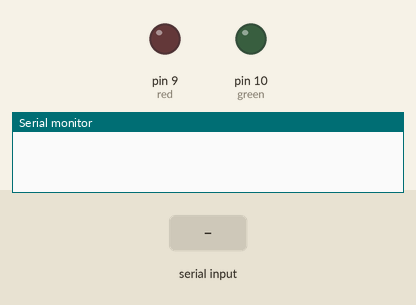
Recording of a sketch running on a simulated Arduino Uno, built with avr-gcc and run on an emulated ATmega328P. On the bench: output pins drawn as LEDs (lit = HIGH), the last lines printed to the serial monitor. Inputs (shaded band) come from the test bench.

Above: at 1.2 s.
1.3 s: "1" received over the second serial link
At 2.7 s:
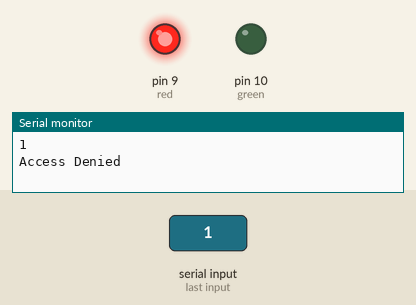
Timing chart, 0 to 4.3 s (numbered marks = the images above; inputs shaded):
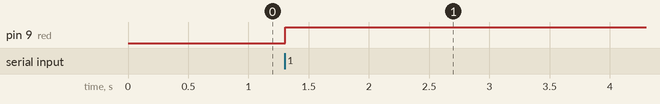

Measured:
- after the input at 1.3 s, pin 9 (red): LOW → HIGH at once

The sketch:

RFID2.ino
```cpp
#include<SoftwareSerial.h>
SoftwareSerial mySerial(2,3);
int green = 10;
int red = 9;
int count=0;
char input[12];
char check[12]={'3', 'C','0','0','8','9','B','9','D','3','D','F'};

void setup() {
  // put your setup code here, to run once:
  Serial.begin(9600);
  mySerial.begin(9600);
  pinMode(green,OUTPUT);
  pinMode(red,OUTPUT);
}

void loop() {
  // put your main code here, to run repeatedly:
  boolean flag=0;
  if(mySerial.available())
  {
    count=0;
    while(mySerial.available() && count<12)

    {
        input[count]=mySerial.read();
        count++;
        delay(5);
    }
    Serial.println(input);

    for(int i=0;i<12;i++)
    {
      if(input[i]!=check[i])
      {
        flag=1;
        break;
      }
    }
    if(flag==1)
    {
      digitalWrite(red,HIGH);
      Serial.println("Access Denied");
      digitalWrite(green,LOW);
    }
    else
    {
      digitalWrite(green,HIGH);
      Serial.println("Access Granted");
      digitalWrite(red,LOW);
    }
    delay(1000);
  }


}
```
